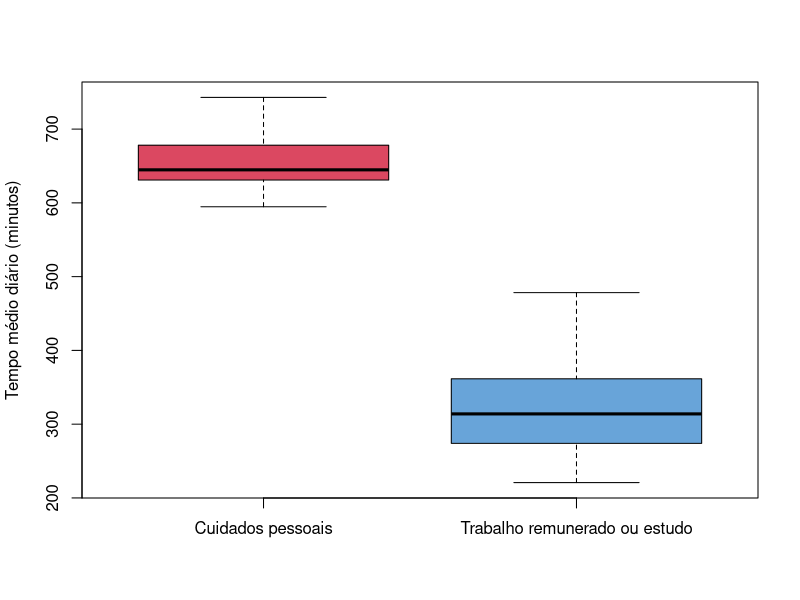

Source code (R):
data = read.csv("./question02/data.csv", sep = ",", header = TRUE)

data = data[data$País != "África do Sul" &
            data$Sexo == "Homens" &
            data$Ocupação %in% c("Cuidados pessoais", "Trabalho remunerado ou estudo"), ]

cuidados_pessoais = data[data$Ocupação == "Cuidados pessoais", ]$Tempo
trabalho_remunerado = data[data$Ocupação == "Trabalho remunerado ou estudo", ]$Tempo
boxplot(cuidados_pessoais, trabalho_remunerado, main = "",
        ylab = "Tempo médio diário (minutos)",
        names = c("Cuidados pessoais", "Trabalho remunerado ou estudo"),
        col = c("#db4861", "#68a4d9"))
